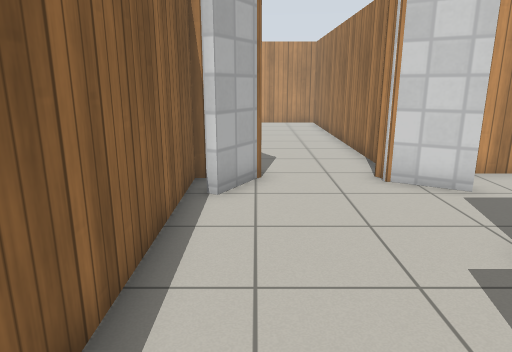
View 1 (above)

15 first-person views from a walk through a world built for the Gazebo simulator. The camera is 1.2 m above the floor, tilts 14° down and sees 70° across. Floor lines are 1 m apart. The floor is counted in squares, 0.5 m on a side. Each view is taken from the middle of a square. On the plan, view 1 faces up. The plan holds only what a view shows up to about 20 squares ahead; the rest is blank. The place goes on beyond the plan. Simple patterns stand in for the simulator's built-in surfaces. Simple shapes stand in for some stock models. Surface patterns are stand-ins for the level's own textures.

View 2
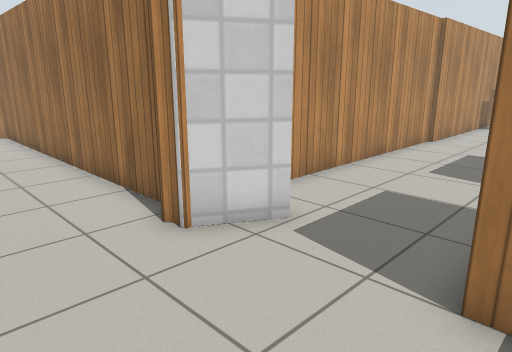

View 3
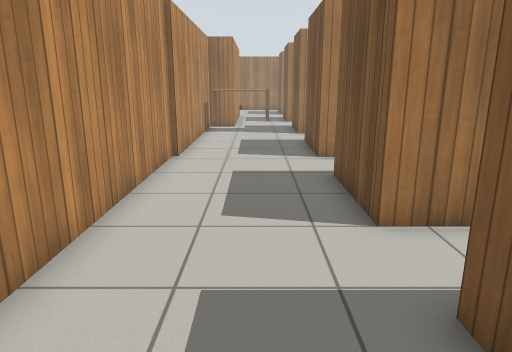

View 4
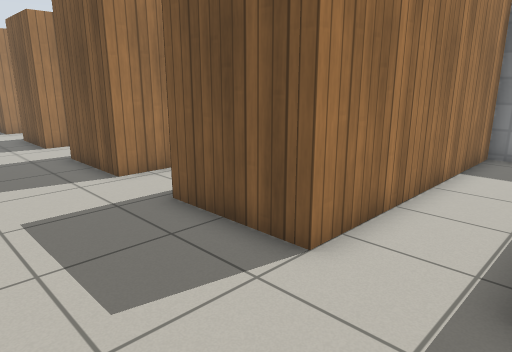

View 5
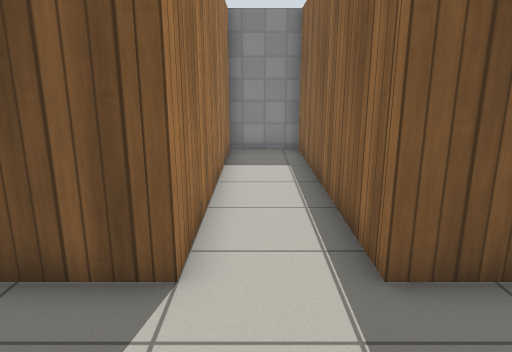

View 6
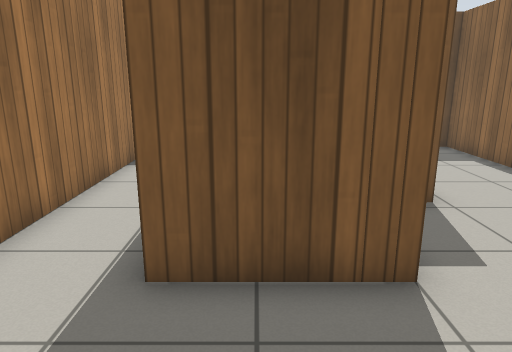

View 7
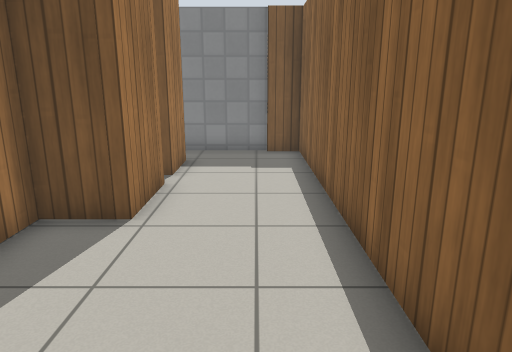

View 8
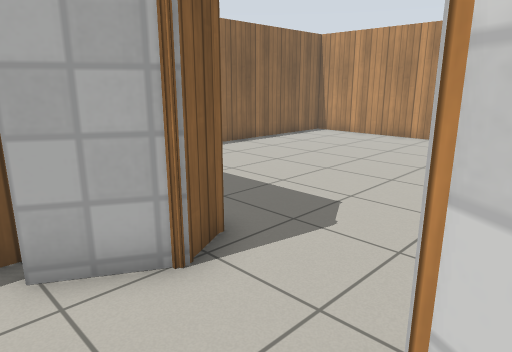

View 9
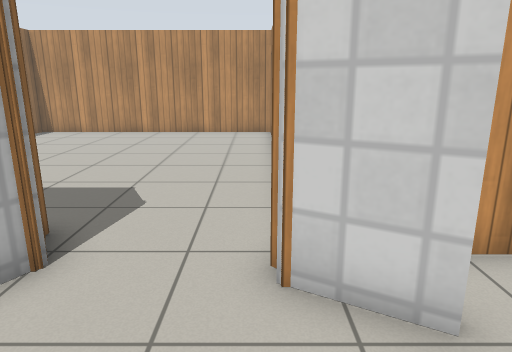

View 10
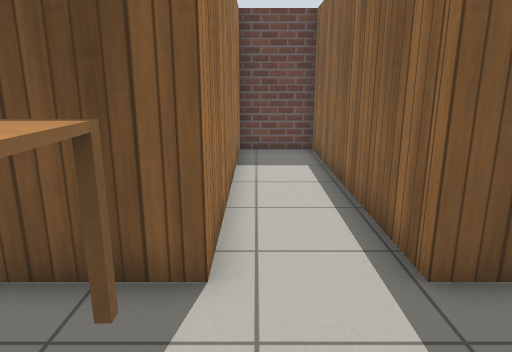

View 11
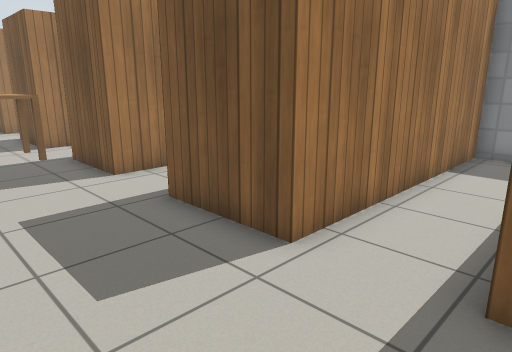

View 12
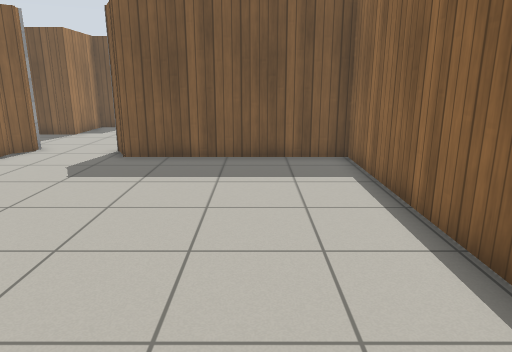

View 13
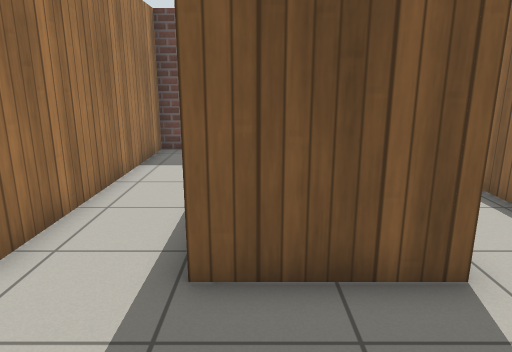

View 14
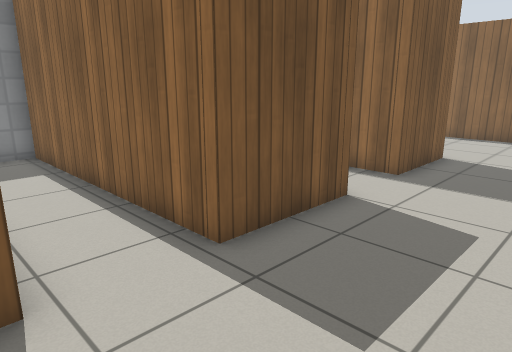

View 15
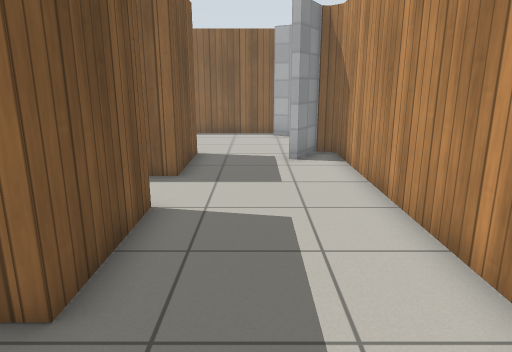

### Floor plan
Points are (right, up) in squares from view 1. A wall is a line through its corners. A room is listed if a view was taken in it or the views show most of it. See-through windows are left out.
Room 1 (views 1, 2, 3, 4, 5, 6, 7, 8, 9, 10, 11, 13, 14, 15)
walls: (5, 8.1) (3.3, 9.1); (3.4, 9) (3.2, 9.6); (3.4, 9.4) (5.2, 8.3); (2.3, -0.9) (2.3, 1.7) (4, 1.7) (4, 4.9) (7.4, 4.9) (7.4, -4.8) (10, -4.8) (10, 4.9) (13.7, 4.9) (13.7, -4.8) (16.3, -4.8) (16.3, 4.9) (19.8, 4.9) (19.8, -4.8) (22.6, -4.8) (22.6, 4.9) (25.5, 4.9); (16.5, 9.9) (4, 9.9) (3.3, 9.3) (3.3, 9.4); (2.3, -3.8) (2.3, -1.6); (-0.5, 10.7) (0.1, 9.5) (-0.9, 7.9) (-1.2, 8); (-1.6, 9.5) (-1.6, -5.4) (-0.4, -5.4); (-0.5, -5.6) (2.7, -5.6); (24.7, 9.7) (16.4, 9.7)
ways out: opening at (1.5, 9.5) to room 2
objects: table (23, 6) to (25, 9)
Room 2 (view 12)
walls: (3.2, 9.6) (3.8, 10.1) (3.8, 24.1) (-8.2, 24.1) (-8.2, 10.7) (-0.5, 10.7)
ways out: opening at (1.5, 9.5) to room 1

Positions as (right, up) in squares from view 1, and headings:
1: (0, 0), facing up
2: (0, 4), facing up-right
3: (4, 7), facing right
4: (7, 9), facing down-right
5: (9, 9), facing down
6: (6, 9), facing down
7: (0, 8), facing down
8: (4, 7), facing up-left
9: (3, 5), facing up
10: (22, 9), facing down
11: (13, 9), facing down-right
12: (-5, 23), facing down
13: (19, 9), facing down
14: (17, 9), facing down-left
15: (17, 7), facing left
